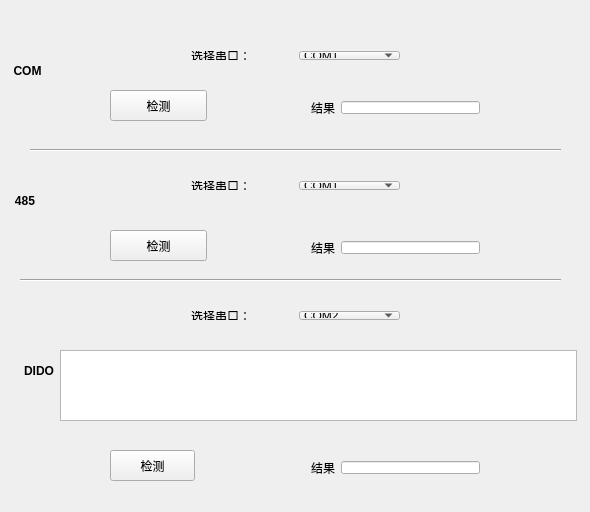
<?xml version="1.0" encoding="UTF-8"?>
<ui version="4.0">
 <class>Widget</class>
 <widget class="QWidget" name="Widget">
  <property name="geometry">
   <rect>
    <x>0</x>
    <y>0</y>
    <width>590</width>
    <height>512</height>
   </rect>
  </property>
  <property name="windowTitle">
   <string>Widget</string>
  </property>
  <widget class="QWidget" name="widget" native="true">
   <property name="geometry">
    <rect>
     <x>10</x>
     <y>10</y>
     <width>601</width>
     <height>501</height>
    </rect>
   </property>
   <widget class="QLabel" name="label">
    <property name="geometry">
     <rect>
      <x>0</x>
      <y>180</y>
      <width>30</width>
      <height>21</height>
     </rect>
    </property>
    <property name="font">
     <font>
      <weight>75</weight>
      <bold>true</bold>
     </font>
    </property>
    <property name="text">
     <string>485</string>
    </property>
    <property name="scaledContents">
     <bool>false</bool>
    </property>
    <property name="alignment">
     <set>Qt::AlignCenter</set>
    </property>
    <property name="margin">
     <number>0</number>
    </property>
    <property name="indent">
     <number>-1</number>
    </property>
   </widget>
   <widget class="QPushButton" name="pushButton_13">
    <property name="geometry">
     <rect>
      <x>100</x>
      <y>220</y>
      <width>97</width>
      <height>31</height>
     </rect>
    </property>
    <property name="text">
     <string>检测</string>
    </property>
   </widget>
   <widget class="QLabel" name="label_18">
    <property name="geometry">
     <rect>
      <x>0</x>
      <y>50</y>
      <width>35</width>
      <height>21</height>
     </rect>
    </property>
    <property name="font">
     <font>
      <weight>75</weight>
      <bold>true</bold>
     </font>
    </property>
    <property name="text">
     <string>COM</string>
    </property>
    <property name="scaledContents">
     <bool>false</bool>
    </property>
    <property name="alignment">
     <set>Qt::AlignCenter</set>
    </property>
    <property name="margin">
     <number>0</number>
    </property>
    <property name="indent">
     <number>-1</number>
    </property>
   </widget>
   <widget class="QPushButton" name="pushButton_14">
    <property name="geometry">
     <rect>
      <x>100</x>
      <y>80</y>
      <width>97</width>
      <height>31</height>
     </rect>
    </property>
    <property name="text">
     <string>检测</string>
    </property>
   </widget>
   <widget class="QWidget" name="layoutWidget_2">
    <property name="geometry">
     <rect>
      <x>290</x>
      <y>80</y>
      <width>191</width>
      <height>35</height>
     </rect>
    </property>
    <layout class="QHBoxLayout" name="horizontalLayout_9">
     <item>
      <widget class="QLabel" name="label_19">
       <property name="text">
        <string>结果</string>
       </property>
      </widget>
     </item>
     <item>
      <widget class="QLineEdit" name="lineEdit_3">
       <property name="readOnly">
        <bool>true</bool>
       </property>
      </widget>
     </item>
    </layout>
   </widget>
   <widget class="QWidget" name="layoutWidget">
    <property name="geometry">
     <rect>
      <x>290</x>
      <y>220</y>
      <width>191</width>
      <height>35</height>
     </rect>
    </property>
    <layout class="QHBoxLayout" name="horizontalLayout_4">
     <item>
      <widget class="QLabel" name="label_16">
       <property name="text">
        <string>结果</string>
       </property>
      </widget>
     </item>
     <item>
      <widget class="QLineEdit" name="lineEdit">
       <property name="readOnly">
        <bool>true</bool>
       </property>
      </widget>
     </item>
    </layout>
   </widget>
   <widget class="QWidget" name="layoutWidget">
    <property name="geometry">
     <rect>
      <x>170</x>
      <y>30</y>
      <width>231</width>
      <height>31</height>
     </rect>
    </property>
    <layout class="QHBoxLayout" name="horizontalLayout_8">
     <item>
      <widget class="QLabel" name="label_17">
       <property name="text">
        <string>选择串口：</string>
       </property>
      </widget>
     </item>
     <item>
      <widget class="QComboBox" name="comboBox">
       <item>
        <property name="text">
         <string>COM1</string>
        </property>
       </item>
       <item>
        <property name="text">
         <string>COM2</string>
        </property>
       </item>
       <item>
        <property name="text">
         <string>COM3</string>
        </property>
       </item>
       <item>
        <property name="text">
         <string>COM4</string>
        </property>
       </item>
       <item>
        <property name="text">
         <string>COM5</string>
        </property>
       </item>
       <item>
        <property name="text">
         <string>COM6</string>
        </property>
       </item>
      </widget>
     </item>
    </layout>
   </widget>
   <widget class="Line" name="line">
    <property name="geometry">
     <rect>
      <x>20</x>
      <y>130</y>
      <width>531</width>
      <height>20</height>
     </rect>
    </property>
    <property name="orientation">
     <enum>Qt::Horizontal</enum>
    </property>
   </widget>
   <widget class="QLabel" name="label_4">
    <property name="geometry">
     <rect>
      <x>10</x>
      <y>350</y>
      <width>38</width>
      <height>21</height>
     </rect>
    </property>
    <property name="font">
     <font>
      <weight>75</weight>
      <bold>true</bold>
     </font>
    </property>
    <property name="text">
     <string>DIDO</string>
    </property>
    <property name="alignment">
     <set>Qt::AlignCenter</set>
    </property>
   </widget>
   <widget class="QTableWidget" name="tableWidget">
    <property name="geometry">
     <rect>
      <x>50</x>
      <y>340</y>
      <width>517</width>
      <height>71</height>
     </rect>
    </property>
    <attribute name="horizontalHeaderDefaultSectionSize">
     <number>30</number>
    </attribute>
    <attribute name="verticalHeaderVisible">
     <bool>false</bool>
    </attribute>
   </widget>
   <widget class="QPushButton" name="pushButton_3">
    <property name="geometry">
     <rect>
      <x>100</x>
      <y>440</y>
      <width>85</width>
      <height>31</height>
     </rect>
    </property>
    <property name="text">
     <string>检测</string>
    </property>
   </widget>
   <widget class="QWidget" name="layoutWidget">
    <property name="geometry">
     <rect>
      <x>290</x>
      <y>440</y>
      <width>191</width>
      <height>35</height>
     </rect>
    </property>
    <layout class="QHBoxLayout" name="horizontalLayout_7">
     <item>
      <widget class="QLabel" name="label_15">
       <property name="text">
        <string>结果</string>
       </property>
      </widget>
     </item>
     <item>
      <widget class="QLineEdit" name="lineEdit_2">
       <property name="readOnly">
        <bool>true</bool>
       </property>
      </widget>
     </item>
    </layout>
   </widget>
   <widget class="Line" name="line_2">
    <property name="geometry">
     <rect>
      <x>10</x>
      <y>260</y>
      <width>541</width>
      <height>20</height>
     </rect>
    </property>
    <property name="orientation">
     <enum>Qt::Horizontal</enum>
    </property>
   </widget>
   <widget class="QWidget" name="layoutWidget_3">
    <property name="geometry">
     <rect>
      <x>170</x>
      <y>290</y>
      <width>231</width>
      <height>31</height>
     </rect>
    </property>
    <layout class="QHBoxLayout" name="horizontalLayout_10">
     <item>
      <widget class="QLabel" name="label_20">
       <property name="text">
        <string>选择串口：</string>
       </property>
      </widget>
     </item>
     <item>
      <widget class="QComboBox" name="comboBox_2">
       <property name="currentIndex">
        <number>1</number>
       </property>
       <item>
        <property name="text">
         <string>COM1</string>
        </property>
       </item>
       <item>
        <property name="text">
         <string>COM2</string>
        </property>
       </item>
       <item>
        <property name="text">
         <string>COM3</string>
        </property>
       </item>
       <item>
        <property name="text">
         <string>COM4</string>
        </property>
       </item>
       <item>
        <property name="text">
         <string>COM5</string>
        </property>
       </item>
       <item>
        <property name="text">
         <string>COM6</string>
        </property>
       </item>
      </widget>
     </item>
    </layout>
   </widget>
   <widget class="QWidget" name="layoutWidget_4">
    <property name="geometry">
     <rect>
      <x>170</x>
      <y>160</y>
      <width>231</width>
      <height>31</height>
     </rect>
    </property>
    <layout class="QHBoxLayout" name="horizontalLayout_11">
     <item>
      <widget class="QLabel" name="label_21">
       <property name="text">
        <string>选择串口：</string>
       </property>
      </widget>
     </item>
     <item>
      <widget class="QComboBox" name="comboBox_3">
       <item>
        <property name="text">
         <string>COM1</string>
        </property>
       </item>
       <item>
        <property name="text">
         <string>COM2</string>
        </property>
       </item>
       <item>
        <property name="text">
         <string>COM3</string>
        </property>
       </item>
       <item>
        <property name="text">
         <string>COM4</string>
        </property>
       </item>
       <item>
        <property name="text">
         <string>COM5</string>
        </property>
       </item>
       <item>
        <property name="text">
         <string>COM6</string>
        </property>
       </item>
      </widget>
     </item>
    </layout>
   </widget>
  </widget>
 </widget>
 <layoutdefault spacing="6" margin="11"/>
 <resources/>
 <connections/>
</ui>
